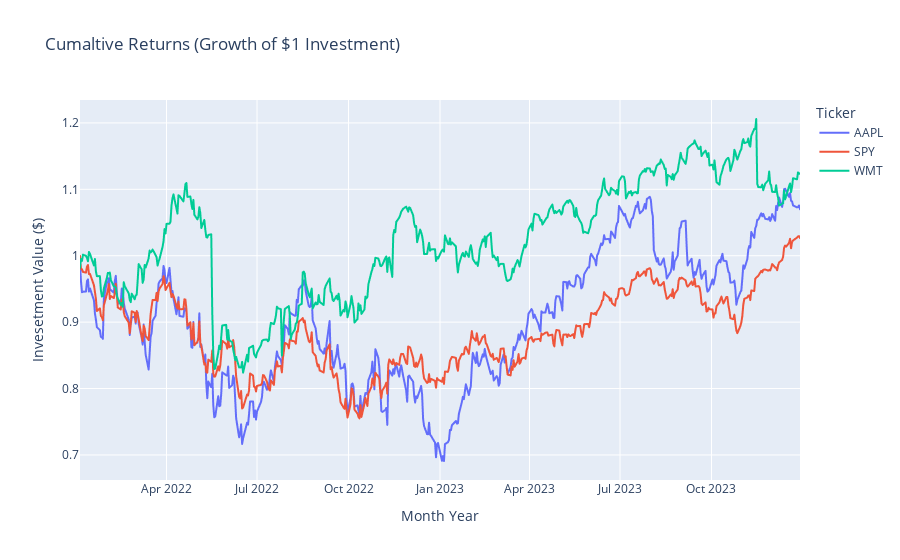

Write notebook code for a chart like this one.
### Markdown cell above
From the figure, we can see that the stock price of WMT is the lowest around $50 and SPY has the highest around $400+. Next, we will normailze the data by calculating cumuative returns to compare stocks fairly.

### Code cell
# Calculate the cumulative returns and plot them
cumulative_returns = (1 + returns).cumprod()
fig_cum = px.line(cumulative_returns, title="Cumaltive Returns (Growth of $1 Investment)", labels={"value": "Invesetment Value ($)", "Date": "Month Year"})
fig_cum.show()

### Figure 1 — Plotly figure (JSON) as saved in the notebook; plotly's stock layout.template omitted (floating-point values rounded to 4 significant figures; data arrays with more than 128 entries replaced by an {"elided": "..."} marker saying what was removed)
{"data": [{"hovertemplate": "Ticker=AAPL<br>Month Year=%{x}<br>Invesetment Value ($)=%{y}<extra></extra>", "legendgroup": "AAPL", "line": {"color": "#636efa", "dash": "solid"}, "marker": {"symbol": "circle"}, "mode": "lines", "name": "AAPL", "showlegend": true, "type": "scattergl", "x": {"elided": "500 str values"}, "xaxis": "x", "y": {"elided": "500 float values"}, "yaxis": "y"}, {"hovertemplate": "Ticker=SPY<br>Month Year=%{x}<br>Invesetment Value ($)=%{y}<extra></extra>", "legendgroup": "SPY", "line": {"color": "#EF553B", "dash": "solid"}, "marker": {"symbol": "circle"}, "mode": "lines", "name": "SPY", "showlegend": true, "type": "scattergl", "x": {"elided": "500 str values"}, "xaxis": "x", "y": {"elided": "500 float values"}, "yaxis": "y"}, {"hovertemplate": "Ticker=WMT<br>Month Year=%{x}<br>Invesetment Value ($)=%{y}<extra></extra>", "legendgroup": "WMT", "line": {"color": "#00cc96", "dash": "solid"}, "marker": {"symbol": "circle"}, "mode": "lines", "name": "WMT", "showlegend": true, "type": "scattergl", "x": {"elided": "500 str values"}, "xaxis": "x", "y": {"elided": "500 float values"}, "yaxis": "y"}], "layout": {"legend": {"title": {"text": "Ticker"}, "tracegroupgap": 0}, "title": {"text": "Cumaltive Returns (Growth of $1 Investment)"}, "xaxis": {"anchor": "y", "domain": [0, 1], "title": {"text": "Month Year"}}, "yaxis": {"anchor": "x", "domain": [0, 1], "title": {"text": "Invesetment Value ($)"}}}}
